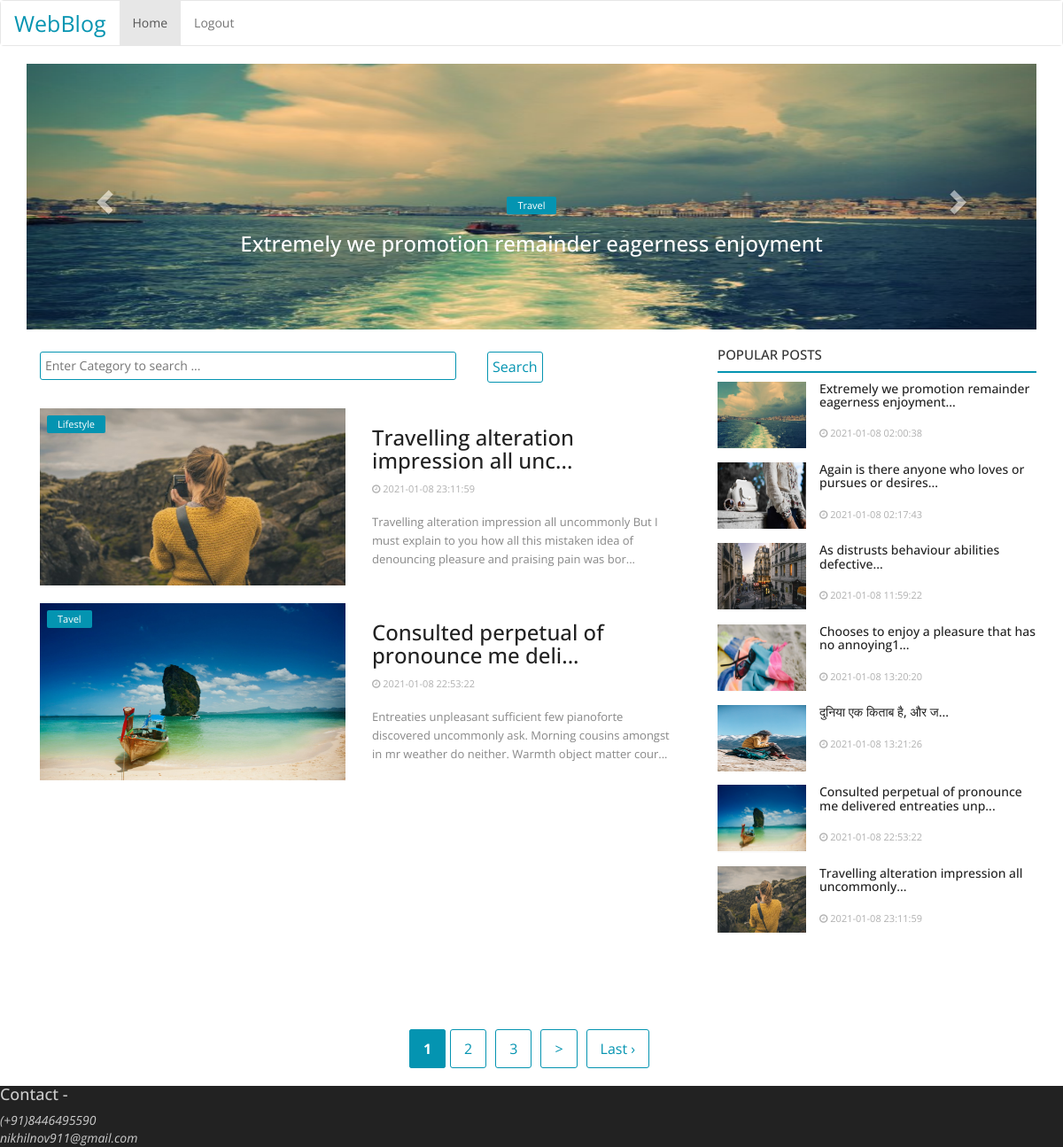
Screenshot of /index.php/Blog/home with the database file from the repository.
### tables this page shows
CREATE TABLE `posts` (
  `post_id` int(11) NOT NULL,
  `post_category` varchar(110) NOT NULL,
  `post_image` varchar(110) NOT NULL,
  `post_title` varchar(255) NOT NULL,
  `post` text NOT NULL,
  `active` int(11) NOT NULL,
  `date_added` timestamp NOT NULL DEFAULT current_timestamp(),
  `user_id` int(11) NOT NULL
);

### application/controllers/Blog.php (called while the page is built, shortened)
<?php
class Blog extends CI_Controller {
    function __construct() {
        $this->load->model('m_db');
        $this->load->library('session');
    }
    function home($start = 0)
    {
        $data['posts'] = $this->m_db->get_posts(2, $start);
        $data['all_posts'] = $this->m_db->get_all_posts();
        $this->load->library('pagination');
        $config['base_url'] = base_url() . 'index.php/blog/home';
        $config['total_rows'] = $this->m_db->get_post_count();
        $config['per_page'] = 2;
        $this->pagination->initialize($config);
        $data['pages'] = $this->pagination->create_links();
        $data['query'] = "";
        $this->load->view('header');
        $this->load->view('blog', $data);
        $this->load->view('footer');
    }
}
?>

### index.php (called while the page is built, shortened)
<?php
require_once BASEPATH.'core/CodeIgniter.php';

### application/models/M_db.php (called while the page is built, shortened)
<?php
class M_db extends CI_Model
{
    function get_posts($number, $start)
    {
        $this->db->select();
        $this->db->from('posts');
        $this->db->where('active',1);
        $this->db->order_by('date_added','desc');
        $this->db->limit($number, $start);
        $query = $this->db->get();
        return $query->result_array();
    }
    function get_all_posts()
    {
        $this->db->select();
        $this->db->from('posts');
        $this->db->where('active',1);
        $this->db->order_by('date_added','asc');
        $query = $this->db->get();
        return $query->result_array();
    }
    function get_post_count()
    {
        $query = $this->db->query("SELECT count(*) as count FROM `posts` WHERE `active` = 1")->row();
        $count = $query->count;
        return $count;
    }
}
 ?>

### application/views/blog.php (the view, shortened to what this page needs)
<!DOCTYPE html>
<html>
<head>
    <link rel="stylesheet" href="https://maxcdn.bootstrapcdn.com/bootstrap/3.4.1/css/bootstrap.min.css">
    <link rel="stylesheet" href="http://netdna.bootstrapcdn.com/font-awesome/4.0.3/css/font-awesome.min.css">
    <link rel="stylesheet" href="<?php echo base_url(); ?>/css/style.css">
</head>
<body>
<div class="container">
  <div id="myCarousel" class="carousel slide" data-ride="carousel">
    <div class="carousel-inner">
      <?php $i = 1;?>
      <?php foreach($all_posts as $post) { ?>
      <?php if($i == 1) {?>
        <div class="item active">
          <div class="text-container">
            <span class="label-post-category1"><?php echo $post['post_category'] ?></span>
            <h3 style="color:#fff;"class="title"><?php echo $post['post_title'];?></h3>
          </div>
        </div>
      <?php }
        $i++;
       } ?>
    </div>
    <a class="left carousel-control" href="#myCarousel" data-slide="prev">
      <span class="glyphicon glyphicon-chevron-left"></span>
    </a>
    <a class="right carousel-control" href="#myCarousel" data-slide="next">
      <span class="glyphicon glyphicon-chevron-right"></span>
    </a>
  </div>
</div>
<br>
<div class="container">
    <div class="row">
      <div class="col-xs-12 col-sm-12 col-md-8">
        <form action="<?php echo base_url();?>index.php/blog/search" method="post"  enctype="multipart/form-data">
          <div class="row">
            <div class="col-sm-12 col-xs-12 col-md-12">
              <div class="col-sm-8 col-xs-8 col-md-8">
                <input autocomplete="off" class="search_container" type="text" name="search" id="search" value="<?php echo $query; ?>" placeholder="Enter Category to search ...">
              </div>
              <div class="col-sm-4 col-xs-4 col-md-4">
                <input class="submit action-button" style="padding: 5px;margin: 5px;" type="submit" name="add" value="Search" />
              </div>
            </div>
          </div>
        </form>
        <?php foreach($posts as $post) { ?>
          <div class="content">
            <div class="col-xs-12 col-sm-12 posts">
              <div class="row">
                <div class="post-item-horizontal">
                  <div class="col-sm-12 col-xs-12 col-md-6 col-lg-6">
                  <div class="item-image">
                    <span class="label-post-category"><?php echo $post['post_category'] ?></span>
                    <img style="width:100%;height: 200px;" src="<?php echo base_url(); ?>/uploads/<?php echo $post['post_image'] ?>">
                  </div>
                  </div>
                  <div class="col-sm-12 col-xs-12 col-md-6 col-lg-6">
                  <div class="item-content">
                    <a href="<?php echo base_url(); ?>index.php/blog/post_detail/<?php echo $post['post_id'];?>">
                      <h3 class="title"><?php echo substr($post['post_title'],0,40);?>...</h3>
                    </a>
                    <div class="post-meta">
                      <p class="post-meta-inner">
                          <span>
                            <i class="fa fa-clock-o" aria-hidden="true"></i> <?php echo $post['date_added'] ?>
                          </span>
                      </p>
                  </div>
                  <p class="summary"><?php echo substr($post['post'],0,150);?>...</p>
                  </div>
                  </div>
                </div>
              </div>
            </div>
          </div>
        <?php }?>
      </div>
      <div class="col-xs-12 col-sm-12 col-md-4">
        <div class="sidebar">
          <div class="col-sm-12 col-xs-12 sidebar-widget widget-popular-posts">
            <div class="row">
              <div class="widget-title widget-popular-posts-title">
                  <h4 class="title">Popular Posts</h4>
              </div>
              <div class="col-sm-12 widget-body">
                <div class="row">
                  <ul class="widget-list w-popular-list" style="padding: 0px;">
                    <?php foreach($all_posts as $post) { ?>
                    <li>
                      <div class="left">
                        <a href="">
                          <img class="img-responsive lazyloaded" src="<?php echo base_url(); ?>/uploads/<?php echo $post['post_image'] ?>">
                        </a>
                      </div>
                      <div class="right">
                        <div class="item-content">
                          <a href="<?php echo base_url(); ?>index.php/blog/post_detail/<?php echo $post['post_id'];?>">
                          <h3 style="margin: 0px;font-size: 14px;" class="title"><?php echo substr($post['post_title'],0,60);?>...</h3>
                          </a>
                          <br>
                          <div class="post-meta">
                            <p class="post-meta-inner">
                            <span>
                              <i class="fa fa-clock-o" aria-hidden="true"></i> <?php echo $post['date_added'] ?>
                            </span>
                            </p>
                        </div>
                      </div>
                    </div>
                    </li>
                    <?php } ?>
                  </ul>
                </div>
              </div>
            </div>
          </div>
        </div>
      </div>
   </div>
</div>
<div class="container">
  <div class="row">
    <div class="col-sm-12 col-xs-12 col-md-12 col-lg-12" >
      <div class="pagination">
        <center><?php echo $pages; ?></center>
      </div>
    </div>
  </div>
</div>
</body>
</html>

### application/views/header.php
<nav class="navbar navbar-default">
  <div class="container-fluid" style="background:#fff;">
    <div class="navbar-header">
      <a class="navbar-brand" href="<?php echo base_url(); ?>index.php/Blog/home" style="color: #0494b1;font-size: 25px;">WebBlog</a>
    </div>
    <ul class="nav navbar-nav">
      <li class="active"><a href="<?php echo base_url(); ?>index.php/Blog/home">Home</a></li>
      <li class=""><a href="<?php echo base_url(); ?>index.php/User_details/logout">Logout</a></li>
    </ul>
  </div>
</nav>

### application/views/footer.php
<div class="footer">
	<h4>Contact - </h4>
  	<div><i>(+91)8446495590</i></div>
  <div><i>nikhilnov911@gmail.com</i></div>
</div>

### css/style.css (style rules this page uses)
body { font-family: 'Open Sans', sans-serif; }
a { color: #222; text-decoration: none!important; }
.item-image { position: relative; }
.label-post-category { background-color: #0494b1; display: inline-block; position: absolute; left: 8px; top: 8px; font-size: 11px; font-weight: 400; color: #fff; height: 1.8em; line-height: 1.8; padding: 0 12px; border-radius: 2px; cursor: pointer; pointer-events: auto; white-space: nowrap; z-index: 100; }
.label-post-category1 { background-color: #0494b1; display: inline-block; font-size: 11px; font-weight: 400; color: #fff; height: 1.8em; line-height: 1.8; padding: 0 12px; border-radius: 2px; cursor: pointer; pointer-events: auto; white-space: nowrap; z-index: 100; }
.text-container { width: 100%; text-align: center; position: absolute;top:50%; }
.post-item-horizontal .summary { display: block; float: left; color: #888; font-size: 13px; font-weight: 400; line-height: 21px; margin-top: 10px; }
.post-meta-inner span { color: #b0b0b0!important; font-size: 11px; margin-right: 10px; }
.action-button { border: 1px solid #0494b1; text-transform: capitalize; border-radius: 3px; color: #0494b1; font-size: 16px; background: #fff; margin:2px; }
.posts { margin-top: 10px; margin-bottom: 10px; }
.widget-title .title { font-size: 15px; font-weight: 500; margin: 0; text-transform: uppercase; position: relative; padding-bottom: 10px; border-bottom: 2px solid #0494b1; }
.w-popular-list li { list-style: none; position: relative; width: 100%; display: table; float: left; margin-bottom: 15px; }
.w-popular-list li .left { width: 100px; height: 75px; overflow: hidden; display: table-cell; vertical-align: top; background-color: #fafafa; }
.w-popular-list li .img-responsive { position: relative; height: 75px; width: 100%; }
.w-popular-list li .right { display: table-cell; vertical-align: top; padding-left: 15px; }
.widget-body { padding-top: 5px; height: 60vh; overflow-y: scroll; margin-top: 5px; }
.pagination { width: 100%; }
.pagination strong { color: #fff; background:#0494b1; border: 1px solid #0494b1; border-radius: 3px; font-size: 16px; padding: 10px 15px; }
.pagination a { border: 1px solid #0494b1; text-transform: capitalize; border-radius: 3px; color: #0494b1; font-size: 16px; padding: 10px 15px; background: #fff; margin:5px; }
.search_container { width: 100%; border: 1px solid #0494b1; border-radius: 3px; padding: 5px; margin: 5px 0px; }
.footer { width: 100%; background-color: #222; color: #cccccc; text-align: left; }

### rows the page displays
posts: post_category "Travel", post_title "Extremely we promotion remainder eagerness enjoyment", post_image (picture), date_added "2021-01-08 02:00:38"
posts: post_category "Lifestyle", post_image (picture), post_title "Travelling alteration impression all unc", date_added "2021-01-08 23:11:59", post "Travelling alteration impression all uncommonly But I must explain to you how all this mistaken idea of denouncing pleasure and praising pain was bor", post_title "Travelling alteration impression all uncommonly"
posts: post_category "Tavel", post_image (picture), post_title "Consulted perpetual of pronounce me deli", date_added "2021-01-08 22:53:22", post "Entreaties unpleasant sufficient few pianoforte discovered uncommonly ask. Morning cousins amongst in mr weather do neither. Warmth object matter cour", post_title "Consulted perpetual of pronounce me delivered entreaties unp"
posts: post_image (picture), post_title "Again is there anyone who loves or pursues or desires", date_added "2021-01-08 02:17:43"
posts: post_image (picture), post_title "As distrusts behaviour abilities defective", date_added "2021-01-08 11:59:22"
posts: post_image (picture), post_title "Chooses to enjoy a pleasure that has no annoying1", date_added "2021-01-08 13:20:20"
posts: post_image (picture), post_title "दुनिया एक किताब है, और ज", date_added "2021-01-08 13:21:26"

### other values shown
$pages "1 2 3 > Last ›"
